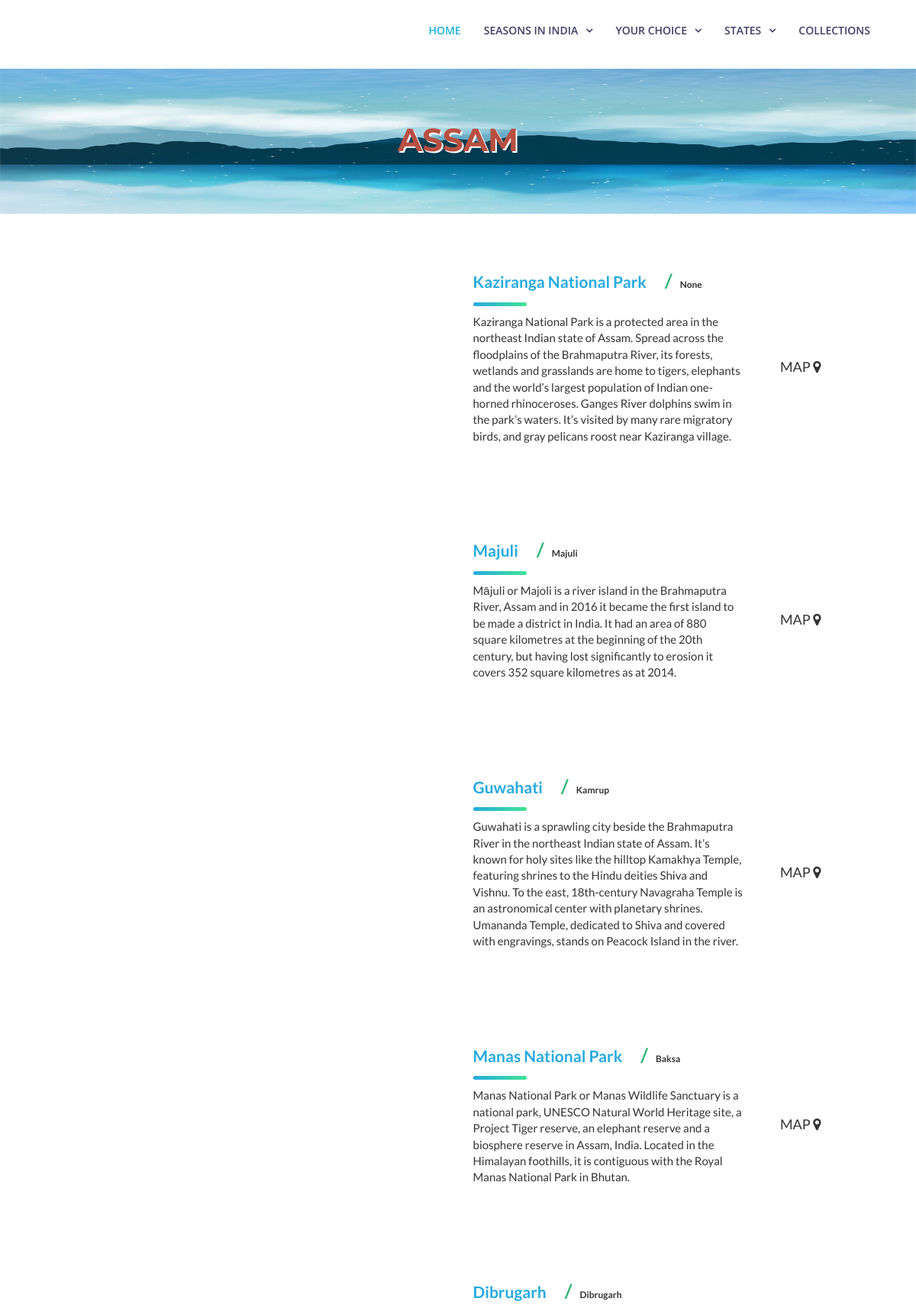
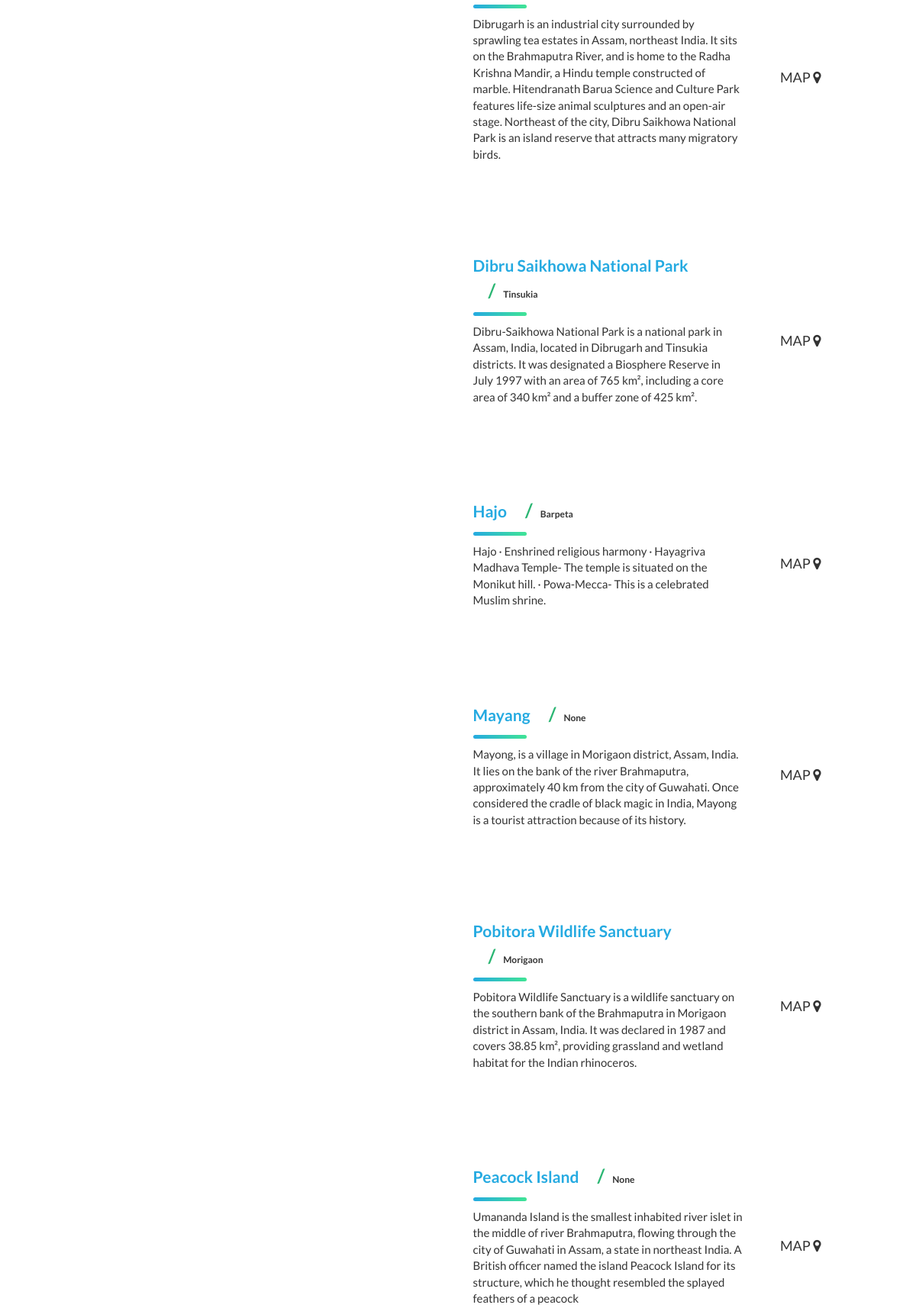
The page /states?query_name=Assam (upper part) on the database its author committed (2 pictures, top to bottom).
### app/models.py (models this page shows, shortened)
class State(models.Model):
    description = models.CharField(max_length=40,unique=True)

class Place(models.Model):
    district = models.ForeignKey(District,on_delete=models.CASCADE,null=True, blank=True)
    state = models.ForeignKey(State,on_delete=models.CASCADE,)
    map = models.CharField(max_length=1000)
    description = models.CharField(max_length=1500)
    place_name = models.CharField(max_length=100)
    place_link = models.CharField(max_length=1000)
    season = models.ForeignKey(Season,on_delete=models.CASCADE, null=True, blank=True)
    place_type = models.ForeignKey(Place_type,on_delete=models.CASCADE, null=True, blank=True)

class District(models.Model):
    description = models.CharField(max_length=40,unique=True)
    def __str__(self):
        return self.description

### app/views.py (the view)
# urls.py: path('states',views.states),
def states(request):
   query = request.GET.get('query_name')
   name_p = query
   collect = Place.objects.filter(state__description__contains=query)
   return render(request,'states.html',{"search":collect,"name":name_p})

### templates/states.html (shortened to what this page needs)
{% extends 'index.html' %}
{% block content %}
{% load static %}
    <section id="about">
       <header id="header_bg_img" class="section-header">
        <br>
          <h3 id="text_design" class="text-uppercase"><b>{{name}}</b></h3>
          <div class="align-bottom">
          <p></p></div>
        </header>
      <div class="container">
<br><br>
<ul>
  {% for d in search %}
  <div class="blog-item">
    <a href="{{d.map}}">
        <div class="content">
            <div class="title">{{d.place_name}}  <span class="blog-date">{{d.district}}</span></div>
            <div class="rounded"></div>
            <p>
                {{d.description}}
            </p>
        </div>
        <div class="item-arrow">
            <h4>MAP
            <i class="fa fa-map-marker" aria-hidden="true"></i></h4>
        </div>
    </a>
</div>
      {% endfor %}
</ul>
</div>
</section>
{% endblock %}

### static/css/style.css (style rules this page uses)
body { background: #fff; color: #444; font-family: "Open Sans", sans-serif; }
p { padding: 0; margin: 0 0 30px 0; }
h1, h2, h3, h4, h5, h6 { font-family: "Montserrat", sans-serif; font-weight: 400; margin: 0 0 20px 0; padding: 0; }
.section-header h3 { font-size: 36px; color: #413e66; text-align: center; font-weight: 700; position: relative; font-family: "Montserrat", sans-serif; }
.section-header p { text-align: center; margin: auto; font-size: 15px; padding-bottom: 60px; color: #535074; width: 50%; }
#about { padding: 80px 0; }

### rows shown on the page
State: description "ASSAM"
Place: place_name "Kaziranga National Park", district "None", description "Kaziranga National Park is a protected area in the northeast Indian state of Assam. Spread across the floodplains of the Brahmaputra River, its forests, wetlands and grasslands are home to tigers, elephants and the world’s largest population of Indian one-horned rhinoceroses. Ganges River dolphins swim in the park’s waters. It’s visited by many rare migratory birds, and gray pelicans roost near Kaziranga village."
Place: place_name "Majuli", district "Majuli", description "Mājuli or Majoli is a river island in the Brahmaputra River, Assam and in 2016 it became the first island to be made a district in India. It had an area of 880 square kilometres at the beginning of the 20th century, but having lost significantly to erosion it covers 352 square kilometres as at 2014."
Place: place_name "Guwahati", district "Kamrup", description "Guwahati is a sprawling city beside the Brahmaputra River in the northeast Indian state of Assam. It’s known for holy sites like the hilltop Kamakhya Temple, featuring shrines to the Hindu deities Shiva and Vishnu. To the east, 18th-century Navagraha Temple is an astronomical center with planetary shrines. Umananda Temple, dedicated to Shiva and covered with engravings, stands on Peacock Island in the river."
Place: place_name "Manas National Park", district "Baksa", description "Manas National Park or Manas Wildlife Sanctuary is a national park, UNESCO Natural World Heritage site, a Project Tiger reserve, an elephant reserve and a biosphere reserve in Assam, India. Located in the Himalayan foothills, it is contiguous with the Royal Manas National Park in Bhutan."
Place: place_name "Dibrugarh", district "Dibrugarh", description "Dibrugarh is an industrial city surrounded by sprawling tea estates in Assam, northeast India. It sits on the Brahmaputra River, and is home to the Radha Krishna Mandir, a Hindu temple constructed of marble. Hitendranath Barua Science and Culture Park features life-size animal sculptures and an open-air stage. Northeast of the city, Dibru Saikhowa National Park is an island reserve that attracts many migratory birds."
Place: place_name "Dibru Saikhowa National Park", district "Tinsukia", description "Dibru-Saikhowa National Park is a national park in Assam, India, located in Dibrugarh and Tinsukia districts. It was designated a Biosphere Reserve in July 1997 with an area of 765 km², including a core area of 340 km² and a buffer zone of 425 km²."
Place: place_name "Hajo", district "Barpeta", description "Hajo · Enshrined religious harmony · Hayagriva Madhava Temple- The temple is situated on the Monikut hill. · Powa-Mecca- This is a celebrated Muslim shrine."
Place: place_name "Mayang", district "None", description "Mayong, is a village in Morigaon district, Assam, India. It lies on the bank of the river Brahmaputra, approximately 40 km from the city of Guwahati. Once considered the cradle of black magic in India, Mayong is a tourist attraction because of its history."
Place: place_name "Pobitora Wildlife Sanctuary", district "Morigaon", description "Pobitora Wildlife Sanctuary is a wildlife sanctuary on the southern bank of the Brahmaputra in Morigaon district in Assam, India. It was declared in 1987 and covers 38.85 km², providing grassland and wetland habitat for the Indian rhinoceros."
Place: place_name "Peacock Island", district "None", description "Umananda Island is the smallest inhabited river islet in the middle of river Brahmaputra, flowing through the city of Guwahati in Assam, a state in northeast India. A British officer named the island Peacock Island for its structure, which he thought resembled the splayed feathers of a peacock"
